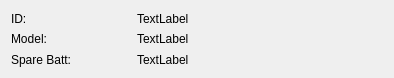
<?xml version="1.0" encoding="UTF-8"?>
<ui version="4.0">
 <class>Form</class>
 <widget class="QWidget" name="Form">
  <property name="geometry">
   <rect>
    <x>0</x>
    <y>0</y>
    <width>394</width>
    <height>78</height>
   </rect>
  </property>
  <property name="windowTitle">
   <string>Form</string>
  </property>
  <layout class="QGridLayout" name="gridLayout">
   <item row="1" column="1" colspan="2">
    <widget class="QLabel" name="model_text">
     <property name="text">
      <string>TextLabel</string>
     </property>
    </widget>
   </item>
   <item row="2" column="1" colspan="2">
    <widget class="QLabel" name="spare_batt_text">
     <property name="text">
      <string>TextLabel</string>
     </property>
    </widget>
   </item>
   <item row="2" column="0">
    <widget class="QLabel" name="spare_batt_label">
     <property name="text">
      <string>Spare Batt:</string>
     </property>
    </widget>
   </item>
   <item row="1" column="0">
    <widget class="QLabel" name="model_label">
     <property name="text">
      <string>Model:</string>
     </property>
    </widget>
   </item>
   <item row="0" column="0">
    <widget class="QLabel" name="id_label">
     <property name="text">
      <string>ID:</string>
     </property>
    </widget>
   </item>
   <item row="0" column="1">
    <widget class="QLabel" name="id_text">
     <property name="text">
      <string>TextLabel</string>
     </property>
    </widget>
   </item>
  </layout>
 </widget>
 <resources/>
 <connections/>
</ui>
